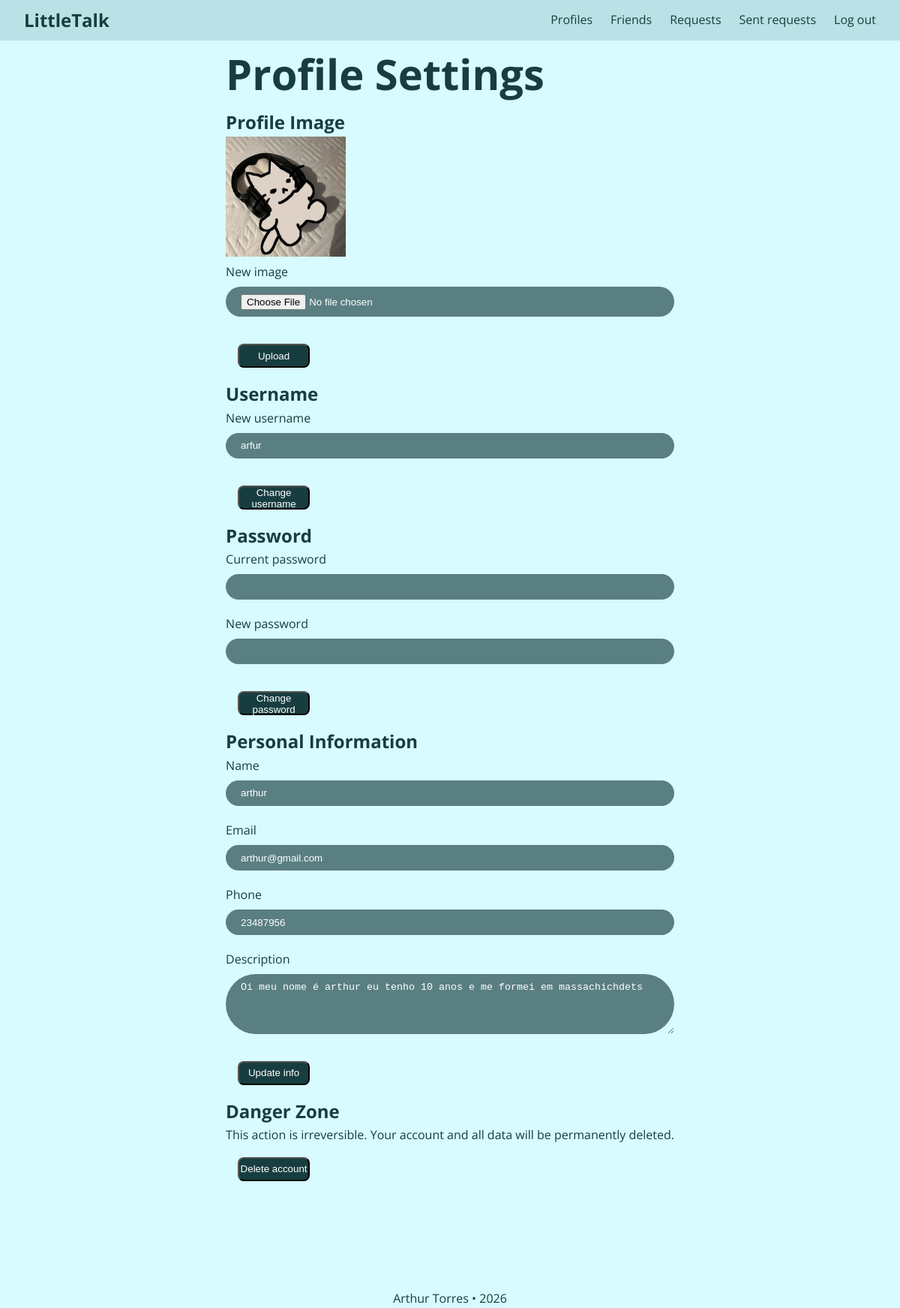
The app's page /settings (signed in) with its own data.
### tables this page shows
CREATE TABLE info (
    id INTEGER PRIMARY KEY AUTOINCREMENT,
    user_id INTEGER NOT NULL,
    image TEXT,
    email TEXT,
    phone TEXT,
    name TEXT,
    desc TEXT,
    FOREIGN KEY (user_id) REFERENCES users (id) ON DELETE CASCADE
);

CREATE TABLE users (
    id INTEGER PRIMARY KEY AUTOINCREMENT,
    username TEXT NOT NULL UNIQUE,
    hash BLOB NOT NULL
);

### app.py (the view)
@app.route("/settings", methods=["GET", "POST"])
@login_required
def settings():
    db = get_db()
    row_users = db.execute("SELECT username FROM users WHERE id = ?", (session["user_id"],)).fetchone()
    row_info = db.execute("SELECT name, email, phone, desc, image FROM info WHERE user_id = ?", (session["user_id"],)).fetchone()
    username = row_users["username"]
    name = row_info["name"]
    email = row_info["email"]
    phone = row_info["phone"]
    description = row_info["desc"]
    image = row_info["image"]
    return render_template("settings.html", username=username, name=name, email=email, phone=phone, description=description, image=image)

### app.py (called while the page is built)
def get_db():
    if 'db' not in g:
        g.db = sqlite3.connect("data/database.db")
        g.db.row_factory = sqlite3.Row
        g.db.execute("PRAGMA foreign_keys = ON")
    return g.db

### helpers.py (called while the page is built)
def login_required(f):
    @wraps(f)
    def decorated(*args, **kwargs):
        if session.get("user_id") is None:
            return redirect("/login")
        return f(*args, **kwargs)
    return decorated

### templates/settings.html (shortened to what this page needs)
{% extends "layout.html" %}
{% block content %}
<div class="settings-page">
    <h1>Profile Settings</h1>
    <section class="card settings-section">
        <h2>Profile Image</h2>
        <div class="avatar-preview">
            {% if image %}
                <img src="{{ url_for('static', filename='uploads/' + image) }}" alt="Profile Image">
            {% else %}
                <img src="{{ url_for('static', filename='uploads/default.png') }}" alt="Profile Image">
            {% endif %}
        </div>
        <form action="/settings/change_image" method="POST" enctype="multipart/form-data" class="settings-form">
            <div class="form-group">
                <label for="image">New image</label>
                <input type="file" id="image" name="image" accept="image/*">
            </div>
            <button type="submit" class="btn">Upload</button>
        </form>
    </section>
    <section class="card settings-section">
        <h2>Username</h2>
        <form action="/settings/change_username" method="POST" class="settings-form">
            <div class="form-group">
                <label for="username">New username</label>
                <input type="text" id="username" name="username" value="{{ username }}" required>
            </div>
            <button type="submit" class="btn">Change username</button>
        </form>
    </section>
    <section class="card settings-section">
        <h2>Password</h2>
        <form action="/settings/change_password" method="POST" class="settings-form">
            <div class="form-group">
                <label for="password">Current password</label>
                <input type="password" id="password" name="password" required>
            </div>
            <div class="form-group">
                <label for="newpass">New password</label>
                <input type="password" id="newpass" name="newpass" required>
            </div>
            <button type="submit" class="btn">Change password</button>
        </form>
    </section>
    <section class="card settings-section">
        <h2>Personal Information</h2>
        <form action="/settings/change_info" method="POST" class="settings-form">
            <div class="form-group">
                <label for="name">Name</label>
                <input type="text" id="name" name="name" value="{{ name }}">
            </div>
            <div class="form-group">
                <label for="email">Email</label>
                <input type="email" id="email" name="email" value="{{ email }}">
            </div>
            <div class="form-group">
                <label for="phone">Phone</label>
                <input type="text" id="phone" name="phone" value="{{ phone }}">
            </div>
            <div class="form-group">
                <label for="description">Description</label>
                <textarea id="description" name="description" rows="4">{{ description }}</textarea>
            </div>
            <button type="submit" class="btn">Update info</button>
        </form>
    </section>
    <section class="card settings-section settings-danger">
        <h2>Danger Zone</h2>
        <p>This action is irreversible. Your account and all data will be permanently deleted.</p>
        <form action="/settings/remove_account" method="POST">
            <button type="submit" class="btn btn-danger">Delete account</button>
        </form>
    </section>
</div>
{% endblock %}

### static/css/base.css (style rules this page uses)
*, *::before, *::after { box-sizing: border-box; margin: 0; padding: 0; }
:root { --color-bg: #d7fbff; --color-navbar: #b9e1e6; --color-navbar-text: #5a7f82; --color-text: #173d40; --color-input: #5a7f82; --font: 'Open Sans', 'Inter', sans-serif; --radius: 999px; --radius-btn: 8px; --gap: 1rem; }
body { font-family: var(--font); background-color: var(--color-bg); color: var(--color-text); line-height: 1.6; min-height: 100vh; display: flex; flex-direction: column; }

### static/css/components.css (style rules this page uses)
input, textarea { background-color: var(--color-input); border: none; border-radius: var(--radius); color: white; padding: 0.6rem 1.25rem; width: 100%; }
button, input[type="submit"], a[href="/settings"] { background-color: var(--color-text); color: white; border-radius: var(--radius-btn); width: 6rem; height: 2rem; margin: var(--gap); }
.form-group { display: flex; flex-direction: column; gap: 0.4rem; margin-bottom: 1.25rem; width: 100%; }
h1 { font-size: 3.5rem; }
img { width: 10rem; height: 10rem; }

### records on screen
info: image (picture), name "arthur", email "arthur@gmail.com", phone "23487956", description "Oi meu nome é arthur eu tenho 10 anos e me formei em massachichdets"
users: username "arfur"
